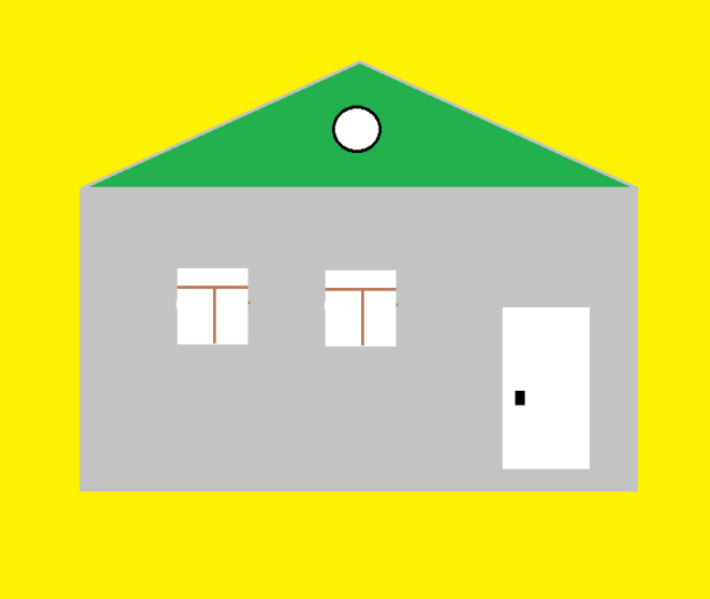

This figure's Python source:
# importing PIL Module
from PIL import Image

# open the original image
original_img = Image.open(r"C:\Users\RobotComp.ru\PycharmProjects\olympTask\image.png")

# Flip the original image vertically
vertical_img = original_img.transpose(method=Image.FLIP_LEFT_RIGHT)
vertical_img.save("new_image.png")

# close all our files object
original_img.close()
vertical_img.close()
